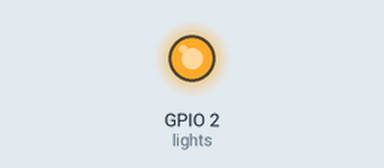
Simulated run of this program. Board: Raspberry Pi (BCM pin numbers). Parts: output pins drawn as LEDs (lit = HIGH). The clock reads 2024-03-15 10:24:30 at power-on unless the program sets it.

Above: at 0.1 s.
At 50.1 s:
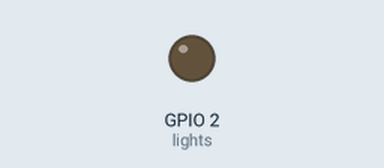
Timing chart, 0 to 51.6 s (numbered marks = the images above):
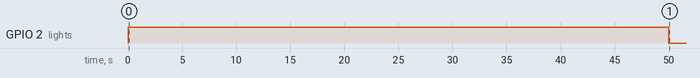

The program:

light_scheduler.py
```python
#!/usr/bin/python3
import schedule
import time
from gpiozero import OutputDevice

class LightScheduler(object):
    """A Python class to turn on/off lights"""

    def __init__(self, start_time, stop_time):
        self.start_time = start_time
        self.stop_time = stop_time
        # lamp is connected to GPIO pin2.
        self.lights = OutputDevice(2)

    def init_schedule(self):
        # set the schedule
        schedule.every().day.at(self.start_time).do(self.on)
        schedule.every().day.at(self.stop_time).do(self.off)

    def on(self):
        """turn on lights"""
        self.lights.on()

    def off(self):
        """turn off lights"""
        self.lights.off()


if __name__ == "__main__":
    lamp = LightScheduler("18:30", "9:30")
    lamp.on()
    time.sleep(50)
    lamp.off()
    lamp.init_schedule()
    while True:
        schedule.run_pending()
        time.sleep(1)
```
